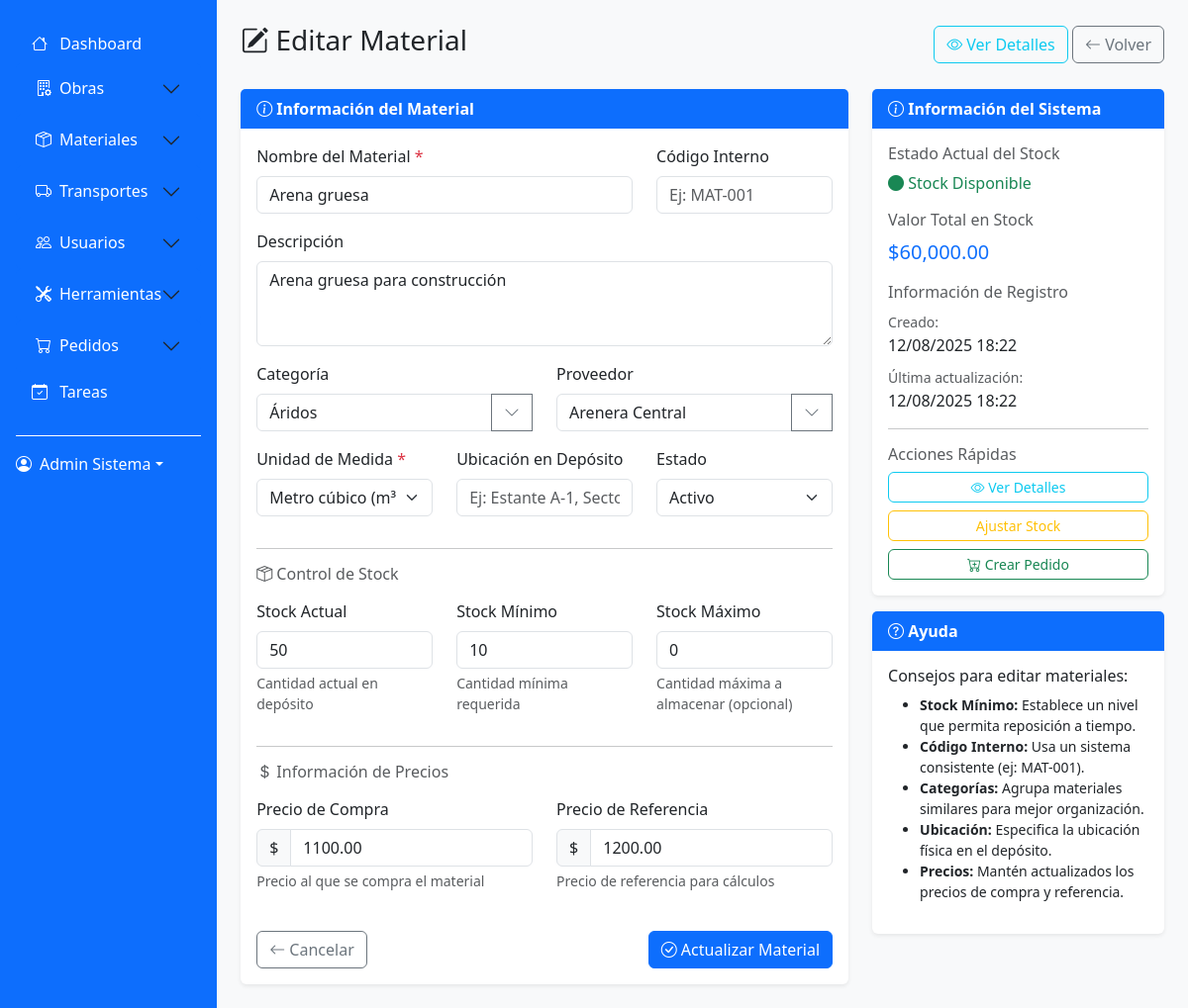
Page /modules/materiales/edit.php?id=2 (signed in) on the committed database.
### tables this page shows
CREATE TABLE materiales (
    id_material INT AUTO_INCREMENT PRIMARY KEY,
    nombre_material VARCHAR(200) NOT NULL,
    descripcion TEXT,
    categoria VARCHAR(100),
    stock_actual INT DEFAULT 0,
    stock_minimo INT DEFAULT 0,
    stock_maximo INT DEFAULT 0,
    precio_referencia DECIMAL(10,2) DEFAULT 0.00,
    precio_compra DECIMAL(10,2) DEFAULT 0.00,
    unidad_medida VARCHAR(50) DEFAULT 'unidad',
    proveedor VARCHAR(200),
    codigo_interno VARCHAR(50),
    ubicacion_deposito VARCHAR(100),
    estado ENUM('activo', 'inactivo', 'descontinuado') DEFAULT 'activo',
    fecha_creacion TIMESTAMP DEFAULT CURRENT_TIMESTAMP,
    fecha_actualizacion TIMESTAMP DEFAULT CURRENT_TIMESTAMP ON UPDATE CURRENT_TIMESTAMP
);

### modules/materiales/edit.php (the view, shortened to what this page needs)
<?php
$database = new Database();
$conn = $database->getConnection();
$material_id = (int)($_GET['id'] ?? 0);
try {
    $query = "SELECT * FROM materiales WHERE id_material = ?";
    $stmt = $conn->prepare($query);
    $stmt->execute([$material_id]);
    $material = $stmt->fetch();
} catch (Exception $e) {
    error_log("Error al obtener material: " . $e->getMessage());
    redirect(SITE_URL . '/modules/materiales/list.php');
}
include '../../includes/header.php';
?>
<div class="row">
    <div class="col-12">
        <div class="d-flex justify-content-between align-items-center mb-4">
            <h1 class="h3">
                <i class="bi bi-pencil-square"></i> Editar Material
            </h1>
            <div>
                <a href="view.php?id=<?php echo $material['id_material']; ?>" class="btn btn-outline-info">
                    <i class="bi bi-eye"></i> Ver Detalles
                </a>
                <a href="list.php" class="btn btn-outline-secondary">
                    <i class="bi bi-arrow-left"></i> Volver
                </a>
            </div>
        </div>
    </div>
</div>
<div class="row">
    <div class="col-lg-8">
        <div class="card">
            <div class="card-header">
                <i class="bi bi-info-circle"></i> Información del Material
            </div>
            <div class="card-body">
                <form method="POST" id="editMaterialForm">
                    <div class="row">
                        <div class="col-md-8 mb-3">
                            <label for="nombre_material" class="form-label">
                                Nombre del Material <span class="text-danger">*</span>
                            </label>
                            <input type="text" class="form-control" id="nombre_material" name="nombre_material"
                                   value="<?php echo htmlspecialchars($material['nombre_material']); ?>" required>
                        </div>
                        <div class="col-md-4 mb-3">
                            <label for="codigo_interno" class="form-label">Código Interno</label>
                            <input type="text" class="form-control" id="codigo_interno" name="codigo_interno"
                                   value="<?php echo htmlspecialchars($material['codigo_interno'] ?? ''); ?>"
                                   placeholder="Ej: MAT-001">
                        </div>
                    </div>
                    <div class="mb-3">
                        <label for="descripcion" class="form-label">Descripción</label>
                        <textarea class="form-control" id="descripcion" name="descripcion" rows="3"
                                  placeholder="Descripción detallada del material..."><?php echo htmlspecialchars($material['descripcion'] ?? ''); ?></textarea>
                    </div>
                    <div class="row">
                        <div class="col-md-6 mb-3">
                            <label for="categoria" class="form-label">Categoría</label>
                            <div class="input-group">
                                <input type="text" class="form-control" id="categoria" name="categoria"
                                       value="<?php echo htmlspecialchars($material['categoria'] ?? ''); ?>"
                                       list="categorias-list" placeholder="Seleccionar o escribir nueva...">
                                <button class="btn btn-outline-secondary" type="button" data-bs-toggle="dropdown">
                                    <i class="bi bi-chevron-down"></i>
                                </button>
                            </div>
                        </div>
                        <div class="col-md-6 mb-3">
                            <label for="proveedor" class="form-label">Proveedor</label>
                            <div class="input-group">
                                <input type="text" class="form-control" id="proveedor" name="proveedor"
                                       value="<?php echo htmlspecialchars($material['proveedor'] ?? ''); ?>"
                                       list="proveedores-list" placeholder="Seleccionar o escribir nuevo...">
                                <button class="btn btn-outline-secondary" type="button" data-bs-toggle="dropdown">
                                    <i class="bi bi-chevron-down"></i>
                                </button>
                            </div>
                        </div>
                    </div>
                    <div class="row">
                        <div class="col-md-4 mb-3">
                            <label for="unidad_medida" class="form-label">
                                Unidad de Medida <span class="text-danger">*</span>
                            </label>
                            <select class="form-select" id="unidad_medida" name="unidad_medida" required>
                                <option value="m3" <?php echo $material['unidad_medida'] === 'm3' ? 'selected' : ''; ?>>Metro cúbico (m³)</option>
                            </select>
                        </div>
                        <div class="col-md-4 mb-3">
                            <label for="ubicacion_deposito" class="form-label">Ubicación en Depósito</label>
                            <input type="text" class="form-control" id="ubicacion_deposito" name="ubicacion_deposito"
                                   value="<?php echo htmlspecialchars($material['ubicacion_deposito'] ?? ''); ?>"
                                   placeholder="Ej: Estante A-1, Sector B">
                        </div>
                        <div class="col-md-4 mb-3">
                            <label for="estado" class="form-label">Estado</label>
                            <select class="form-select" id="estado" name="estado">
                                <option value="activo" <?php echo $material['estado'] === 'activo' ? 'selected' : ''; ?>>Activo</option>
                            </select>
                        </div>
                    </div>
                    <hr>
                    <h6 class="text-muted mb-3">
                        <i class="bi bi-box-seam"></i> Control de Stock
                    </h6>
                    <div class="row">
                        <div class="col-md-4 mb-3">
                            <label for="stock_actual" class="form-label">Stock Actual</label>
                            <input type="number" class="form-control" id="stock_actual" name="stock_actual"
                                   value="<?php echo $material['stock_actual']; ?>" min="0" step="1">
                            <div class="form-text">Cantidad actual en depósito</div>
                        </div>
                        <div class="col-md-4 mb-3">
                            <label for="stock_minimo" class="form-label">Stock Mínimo</label>
                            <input type="number" class="form-control" id="stock_minimo" name="stock_minimo"
                                   value="<?php echo $material['stock_minimo']; ?>" min="0" step="1">
                            <div class="form-text">Cantidad mínima requerida</div>
                        </div>
                        <div class="col-md-4 mb-3">
                            <label for="stock_maximo" class="form-label">Stock Máximo</label>
                            <input type="number" class="form-control" id="stock_maximo" name="stock_maximo"
                                   value="<?php echo $material['stock_maximo']; ?>" min="0" step="1">
                            <div class="form-text">Cantidad máxima a almacenar (opcional)</div>
                        </div>
                    </div>
                    <hr>
                    <h6 class="text-muted mb-3">
                        <i class="bi bi-currency-dollar"></i> Información de Precios
                    </h6>
                    <div class="row">
                        <div class="col-md-6 mb-3">
                            <label for="precio_compra" class="form-label">Precio de Compra</label>
                            <div class="input-group">
                                <span class="input-group-text">$</span>
                                <input type="number" class="form-control" id="precio_compra" name="precio_compra"
                                       value="<?php echo $material['precio_compra']; ?>" min="0" step="0.01">
                            </div>
                            <div class="form-text">Precio al que se compra el material</div>
                        </div>
                        <div class="col-md-6 mb-3">
                            <label for="precio_referencia" class="form-label">Precio de Referencia</label>
                            <div class="input-group">
                                <span class="input-group-text">$</span>
                                <input type="number" class="form-control" id="precio_referencia" name="precio_referencia"
                                       value="<?php echo $material['precio_referencia']; ?>" min="0" step="0.01">
                            </div>
                            <div class="form-text">Precio de referencia para cálculos</div>
                        </div>
                    </div>
                    <div class="d-flex justify-content-between mt-4">
                        <div>
                            <a href="list.php" class="btn btn-outline-secondary">
                                <i class="bi bi-arrow-left"></i> Cancelar
                            </a>
                        </div>
                        <div>
                            <button type="submit" class="btn btn-primary">
                                <i class="bi bi-check-circle"></i> Actualizar Material
                            </button>
                        </div>
                    </div>
                </form>
            </div>
        </div>
    </div>
    <div class="col-lg-4">
        <div class="card">
            <div class="card-header">
                <i class="bi bi-info-circle"></i> Información del Sistema
            </div>
            <div class="card-body">
                <h6 class="text-muted">Estado Actual del Stock</h6>
                <?php
                $stock_status = '';
                $stock_class = '';
                if ($material['stock_actual'] <= 0) {
                    $stock_status = 'Sin Stock';
                    $stock_class = 'text-danger';
                } elseif ($material['stock_actual'] <= $material['stock_minimo']) {
                    $stock_status = 'Stock Bajo';
                    $stock_class = 'text-warning';
                } else {
                    $stock_status = 'Stock Disponible';
                    $stock_class = 'text-success';
                }
                ?>
                <p class="<?php echo $stock_class; ?> mb-3">
                    <i class="bi bi-circle-fill"></i> <?php echo $stock_status; ?>
                </p>
                <h6 class="text-muted">Valor Total en Stock</h6>
                <p class="fs-5 text-primary mb-3">
                    $<?php echo number_format($material['stock_actual'] * $material['precio_referencia'], 2); ?>
                </p>
                <h6 class="text-muted">Información de Registro</h6>
                <p class="mb-2">
                    <small class="text-muted">Creado:</small><br>
                    <?php echo date('d/m/Y H:i', strtotime($material['fecha_creacion'])); ?>
                </p>
                <p class="mb-3">
                    <small class="text-muted">Última actualización:</small><br>
                    <?php echo date('d/m/Y H:i', strtotime($material['fecha_actualizacion'])); ?>
                </p>
                <hr>
                <h6 class="text-muted">Acciones Rápidas</h6>
                <div class="d-grid gap-2">
                    <a href="view.php?id=<?php echo $material['id_material']; ?>" class="btn btn-sm btn-outline-info">
                        <i class="bi bi-eye"></i> Ver Detalles
                    </a>
                    <a href="adjust_stock.php?id=<?php echo $material['id_material']; ?>" class="btn btn-sm btn-outline-warning">
                        <i class="bi bi-arrow-up-down"></i> Ajustar Stock
                    </a>
                    <a href="../pedidos/create.php?material_id=<?php echo $material['id_material']; ?>" class="btn btn-sm btn-outline-success">
                        <i class="bi bi-cart-plus"></i> Crear Pedido
                    </a>
                </div>
            </div>
        </div>
        <div class="card mt-3">
            <div class="card-header">
                <i class="bi bi-question-circle"></i> Ayuda
            </div>
            <div class="card-body">
                <h6>Consejos para editar materiales:</h6>
                <ul class="small">
                    <li><strong>Stock Mínimo:</strong> Establece un nivel que permita reposición a tiempo.</li>
                    <li><strong>Código Interno:</strong> Usa un sistema consistente (ej: MAT-001).</li>
                    <li><strong>Categorías:</strong> Agrupa materiales similares para mejor organización.</li>
                    <li><strong>Ubicación:</strong> Especifica la ubicación física en el depósito.</li>
                    <li><strong>Precios:</strong> Mantén actualizados los precios de compra y referencia.</li>
                </ul>
            </div>
        </div>
    </div>
</div>
<?php include '../../includes/footer.php'; ?>

### assets/css/style.css (style rules this page uses)
:root { --primary-color: #0d6efd; --secondary-color: #6c757d; --success-color: #198754; --danger-color: #dc3545; --warning-color: #ffc107; --info-color: #0dcaf0; --light-color: #f8f9fa; --dark-color: #212529; }
body { background-color: #f8f9fa; font-family: "Segoe UI", Tahoma, Geneva, Verdana, sans-serif; }
.card { border: none; box-shadow: 0 0.125rem 0.25rem rgba(0, 0, 0, 0.075); transition: box-shadow 0.15s ease-in-out; }
.card-header { background-color: var(--primary-color); color: white; border-bottom: none; font-weight: 600; }
.btn { border-radius: 0.375rem; font-weight: 500; }
.btn-primary { background-color: var(--primary-color); border-color: var(--primary-color); }
.form-label { font-weight: 500; color: var(--dark-color); }

### rows in the picture
materiales: nombre_material "Arena gruesa", descripcion "Arena gruesa para construcción", categoria "Áridos", proveedor "Arenera Central", unidad_medida "Metro cúbico (m³)", estado "Activo", stock_actual "50", stock_minimo "10", stock_maximo "0", precio_compra "1100.00", precio_referencia "1200.00", stock_status "Stock Disponible", $material['stock_actual'] * $material['precio_referencia'] "60,000.00", fecha_creacion "12/08/2025 18:22", fecha_actualizacion "12/08/2025 18:22"

### other values in the picture
$_SESSION['user_name'] "Admin Sistema"
